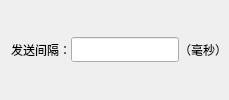
                          <widget class="QWidget" name="widget_34" native="true">
                           <layout class="QHBoxLayout" name="horizontalLayout_23">
                            <property name="spacing">
                             <number>0</number>
                            </property>
                            <property name="topMargin">
                             <number>0</number>
                            </property>
                            <property name="rightMargin">
                             <number>0</number>
                            </property>
                            <property name="bottomMargin">
                             <number>0</number>
                            </property>
                            <item>
                             <widget class="QLabel" name="label_16">
                              <property name="minimumSize">
                               <size>
                                <width>60</width>
                                <height>0</height>
                               </size>
                              </property>
                              <property name="font">
                               <font>
                                <family>微软雅黑</family>
                               </font>
                              </property>
                              <property name="text">
                               <string>发送间隔：</string>
                              </property>
                             </widget>
                            </item>
                            <item>
                             <widget class="QLineEdit" name="lineEdit_sendSpace">
                              <property name="sizePolicy">
                               <sizepolicy hsizetype="Minimum" vsizetype="Fixed">
                                <horstretch>0</horstretch>
                                <verstretch>0</verstretch>
                               </sizepolicy>
                              </property>
                              <property name="minimumSize">
                               <size>
                                <width>0</width>
                                <height>0</height>
                               </size>
                              </property>
                              <property name="font">
                               <font>
                                <family>微软雅黑</family>
                               </font>
                              </property>
                             </widget>
                            </item>
                            <item>
                             <widget class="QLabel" name="label_17">
                              <property name="font">
                               <font>
                                <family>微软雅黑</family>
                               </font>
                              </property>
                              <property name="text">
                               <string>（毫秒）</string>
                              </property>
                             </widget>
                            </item>
                            <item>
                             <spacer name="horizontalSpacer_36">
                              <property name="orientation">
                               <enum>Qt::Horizontal</enum>
                              </property>
                              <property name="sizeHint" stdset="0">
                               <size>
                                <width>2</width>
                                <height>15</height>
                               </size>
                              </property>
                             </spacer>
                            </item>
                           </layout>
                          </widget>
